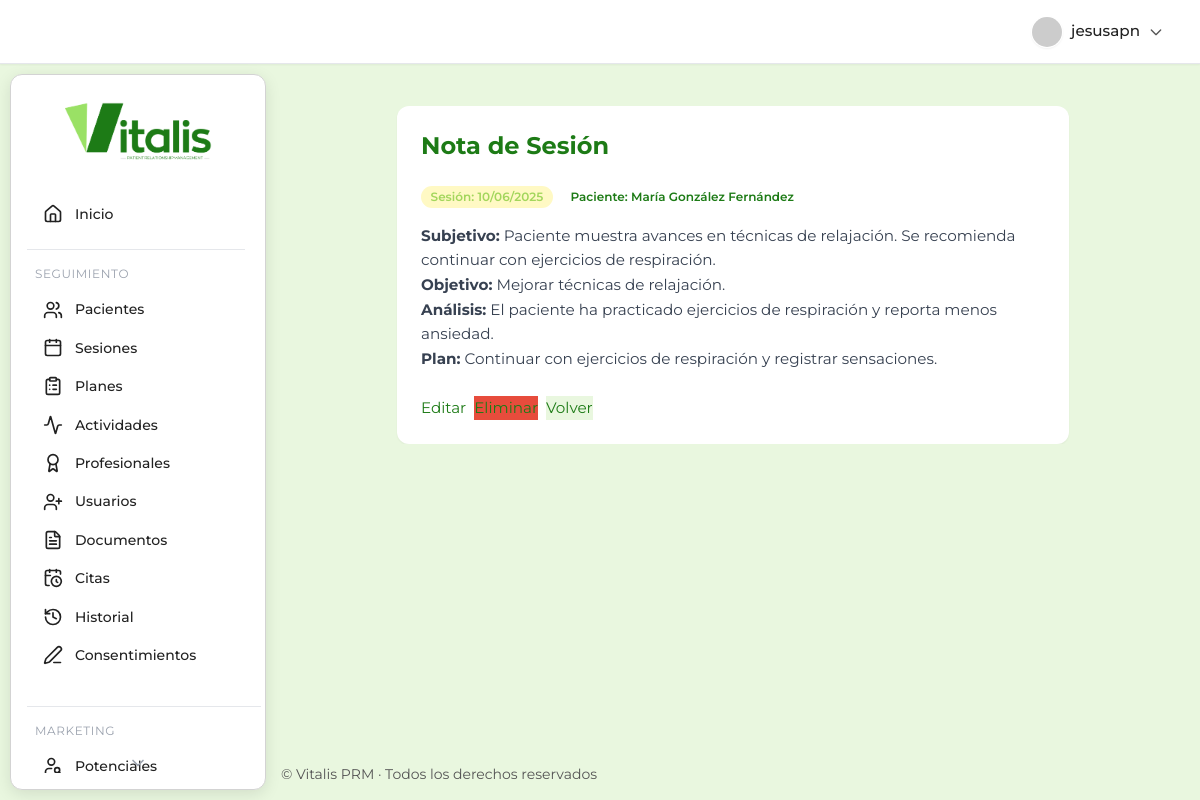
The app's page /consultorio/notas/1/ (signed in) with its own data.
### prm_salud/consultorio/models.py (models this page shows, shortened)
class NotaSesion(models.Model):
    VALORACION_CHOICES = [(i, str(i)) for i in range(1, 11)] # Escala del 1 al 10
    sesion = models.OneToOneField(Sesion, on_delete=models.CASCADE, related_name='nota_sesion', verbose_name="Sesión")
    paciente = models.ForeignKey(Paciente, on_delete=models.CASCADE, related_name='notas_sesion', verbose_name="Paciente")
    profesional = models.ForeignKey(Profesional, on_delete=models.CASCADE, related_name='notas_creadas', verbose_name="Profesional")
    fecha_nota = models.DateField(auto_now_add=True, verbose_name="Fecha de Nota")
    subjetivo = models.TextField(blank=True, verbose_name="Subjetivo (S)")
    objetivo = models.TextField(blank=True, verbose_name="Objetivo (O)")
    analisis = models.TextField(blank=True, verbose_name="Análisis (A)")
    plan = models.TextField(blank=True, verbose_name="Plan (P)")
    diagnostico_dsm = models.CharField(max_length=100, blank=True, null=True, verbose_name="Diagnóstico (DSM-5)")
    progreso_subjetivo_paciente = models.IntegerField(blank=True, null=True, choices=VALORACION_CHOICES, verbose_name="Progreso Subjetivo del Paciente (1-10)")
    progreso_objetivo_profesional = models.IntegerField(blank=True, null=True, choices=VALORACION_CHOICES, verbose_name="Progreso Objetivo del Profesional (1-10)")
    tareas_asignadas = models.TextField(blank=True, verbose_name="Tareas Asignadas")
    temas_abordados = models.CharField(max_length=255, blank=True, verbose_name="Temas Abordados (Separar por comas)")
    generated_summary = models.TextField(blank=True, null=True, verbose_name="Resumen Generado por IA")
    etiquetas = TaggableManager(blank=True) # Requiere migración y posible uso de django-taggit
    class Meta:
        verbose_name = "Nota de Sesión"
        verbose_name_plural = "Notas de Sesión"
        ordering = ['-fecha_nota']

class Sesion(models.Model):
    paciente = models.ForeignKey(Paciente, on_delete=models.CASCADE, related_name='sesiones', verbose_name="Paciente")
    profesional = models.ForeignKey(Profesional, on_delete=models.CASCADE, related_name='sesiones_atendidas', verbose_name="Profesional")
    fecha_sesion = models.DateField(verbose_name="Fecha de Sesión")
    hora_inicio = models.TimeField(verbose_name="Hora de Inicio")
    hora_fin = models.TimeField(verbose_name="Hora de Fin")
    duracion_minutos = models.IntegerField(blank=True, null=True, verbose_name="Duración (minutos)") # Se calcula en el método save
    tipo_sesion = models.CharField(
        max_length=50,
        choices=[
            ('Primera Consulta', 'Primera Consulta'),
            ('Seguimiento Individual', 'Seguimiento Individual'),
            ('Terapia de Pareja', 'Terapia de Pareja'),
            ('Terapia Familiar', 'Terapia Familiar'),
            ('Online', 'Online'),
            ('Presencial', 'Presencial'),
            ('Evaluación', 'Evaluación')
        ],
        verbose_name="Tipo de Sesión"
    )
    estado_sesion = models.CharField(
        max_length=30,  # Aumentado para soportar el valor más largo
        choices=[
            ('Programada', 'Programada'),
            ('Confirmada', 'Confirmada'),
            ('Realizada', 'Realizada'),
            ('Cancelada_Profesional', 'Cancelada por Profesional'),
            ('Cancelada_Paciente', 'Cancelada por Paciente'),
            ('No_Asistida', 'No Asistida')
        ],
        default='Programada',
        verbose_name="Estado de Sesión"
    )
    motivo_cancelacion = models.TextField(blank=True, null=True, verbose_name="Motivo de Cancelación")
    class Meta:
        verbose_name = "Sesión"
        verbose_name_plural = "Sesiones"
        ordering = ['-fecha_sesion', '-hora_inicio'] # Ordenar por fecha y hora descendente
    def save(self, *args, **kwargs):
        if self.hora_inicio and self.hora_fin:
            from datetime import datetime
            start_dt = datetime.combine(self.fecha_sesion, self.hora_inicio)
            end_dt = datetime.combine(self.fecha_sesion, self.hora_fin)
            self.duracion_minutos = int((end_dt - start_dt).total_seconds() / 60)
        super().save(*args, **kwargs)

class Paciente(models.Model):
    id_paciente = models.CharField(max_length=50, unique=True, editable=False, primary_key=True) # ID único generado
    nombres = models.CharField(max_length=100, verbose_name="Nombres")
    apellidos = models.CharField(max_length=100, verbose_name="Apellidos")
    fecha_nacimiento = models.DateField(verbose_name="Fecha de Nacimiento")
    genero = models.CharField(
        max_length=20,
        choices=[
            ('Femenino', 'Femenino'),
            ('Masculino', 'Masculino'),
            ('Prefiero no decir', 'Prefiero no decir')
        ],
        verbose_name="Género"
    )
    cedula_identidad = models.CharField(max_length=20, unique=True, verbose_name="Cédula de Identidad")
    telefono = models.CharField(max_length=20, blank=True, null=True, verbose_name="Teléfono")
    email = models.EmailField(blank=True, null=True, verbose_name="Email")
    direccion = models.CharField(max_length=255, blank=True, null=True, verbose_name="Dirección")
    estado_paciente = models.CharField(
        max_length=20,
        choices=[
            ('Activo', 'Activo'),
            ('En Pausa', 'En Pausa'),
            ('Dado de Alta', 'Dado de Alta'),
            ('No Acude', 'No Acude'),
            ('Nuevo', 'Nuevo')
        ],
        default='Activo',
        verbose_name="Estado del Paciente"
    )
    fecha_registro = models.DateField(auto_now_add=True, verbose_name="Fecha de Registro")
    fuente_referencia = models.CharField(
        max_length=50,
        choices=[
            ('Recomendación de Paciente', 'Recomendación de Paciente'),
            ('Redes Sociales', 'Redes Sociales'),
            ('Google Ads', 'Google Ads'),
            ('Otro Profesional de Salud', 'Otro Profesional de Salud'),
            ('Directo', 'Directo'),
            ('Desconocido', 'Desconocido')
        ],
        default='Desconocido',
        verbose_name="Fuente de Referencia"
    )
    motivo_principal_consulta_inicial = models.TextField(blank=True, null=True, verbose_name="Motivo Principal de Consulta Inicial")
    estado_inicial_valoracion = models.CharField(max_length=50, blank=True, null=True, verbose_name="Estado Inicial de Valoración")
    foto = models.ImageField(upload_to='pacientes/fotos/', blank=True, null=True, verbose_name="Foto")
    foto_offset_x = models.PositiveSmallIntegerField(default=50, verbose_name="Posición X de la Foto")
    foto_offset_y = models.PositiveSmallIntegerField(default=50, verbose_name="Posición Y de la Foto")
    class Meta:
        verbose_name = "Paciente"
        verbose_name_plural = "Pacientes"
        ordering = ['apellidos', 'nombres'] # Ordenar por apellido y nombre por defecto

### prm_salud/consultorio/views.py (the view)
# urls.py: path('notas/<int:pk>/', views.NotaSesionDetailView.as_view(), name='nota_detail'),
class NotaSesionDetailView(DetailView):
    model = NotaSesion
    template_name = 'consultorio/notas/nota_detail.html'
    context_object_name = 'nota'

### prm_salud/consultorio/templates/consultorio/notas/nota_detail.html (shortened to what this page needs)
{% extends 'consultorio/base.html' %}
{% block content %}
<div class="max-w-2xl mx-auto card mt-8 bg-white shadow-sm rounded-xl p-6">
  <h1 class="text-2xl font-bold mb-6">Nota de Sesión</h1>
  <div class="mb-4 flex flex-wrap gap-2">
    <span class="badge badge-warning">
      Sesión: {{ nota.sesion.fecha_sesion|date:'d/m/Y' }}
    </span>
    <span class="badge">
      Paciente: {{ nota.sesion.paciente.nombres }} {{ nota.sesion.paciente.apellidos }}
    </span>
  </div>
  <div class="mb-4 text-gray-700 leading-relaxed">
    <p><strong>Subjetivo:</strong> {{ nota.subjetivo }}</p>
    <p><strong>Objetivo:</strong> {{ nota.objetivo }}</p>
    <p><strong>Análisis:</strong> {{ nota.analisis }}</p>
    <p><strong>Plan:</strong> {{ nota.plan }}</p>
  </div>
  <div class="flex gap-2 mt-6">
    <a href="{% url 'consultorio:nota_update' nota.id %}" class="btn-primary">
      Editar
    </a>
    <a href="{% url 'consultorio:nota_delete' nota.id %}" class="btn-primary" style="background: var(--danger);">
      Eliminar
    </a>
    <a href="{% url 'consultorio:paciente_detail' nota.sesion.paciente.id_paciente %}" class="btn-primary" style="background: var(--bg-light); color: var(--text-main);">
      Volver
    </a>
  </div>
</div>
{% endblock %}

### prm_salud/consultorio/templates/consultorio/base.html (shortened to what this page needs)
{% load static %}
<!DOCTYPE html>
<html lang="es">
  <head>
    <link
      href="https://cdn.jsdelivr.net/npm/tailwindcss@2.2.19/dist/tailwind.min.css"
      rel="stylesheet"
    />
    <link
      rel="stylesheet"
      href="https://cdn.jsdelivr.net/npm/flatpickr/dist/flatpickr.min.css"
    />
    <link rel="stylesheet" href="{% static 'consultorio/css/main.css' %}" />
  </head>
  <body class="main-body-layout bg-[#e9f7df] text-text-main font-montserrat">
    <header
      class="flex justify-end items-center px-6 py-3 shadow-sm sticky top-0 left-0 right-0 z-20 w-full header-modern border-b border-gray-200"
    >
      <div class="relative">
        {% if user.is_authenticated %}
        <button
          id="user-menu-btn"
          onclick="toggleUserDropdown()"
          class="flex items-center gap-2 rounded-full px-3 py-1 hover:bg-gray-100 focus:outline-none focus:ring-2 focus:ring-primary"
        >
          <img
            src="https://ui-avatars.com/api/?name={{ user.get_full_name|default:user.username }}&background=4f46e5&color=fff&rounded=true&size=32"
            alt="Avatar"
            class="rounded-full shadow-sm border border-white"
          />
          <span class="font-medium"
            >{{ user.get_full_name|default:user.username }}</span
          >
          <svg
            fill="none"
            stroke="currentColor"
            stroke-width="2"
            stroke-linecap="round"
            stroke-linejoin="round"
            viewBox="0 0 24 24"
            class="w-4 h-4 text-gray-400"
          >
            <path d="M19 9l-7 7-7-7"></path>
          </svg>
        </button>
        {% endif %} {% block header_actions %}{% endblock %}
      </div>
    </header>
    <div class="content-wrapper">
      <aside
        class="sidebar-card-container"
        style="
          top: calc(64px + 10px);
          left: 10px;
          height: calc(100vh - (64px + 10px) - 10px);
        "
      >
        <div class="flex justify-center items-center h-28">
          <a href="{% url 'consultorio:dashboard' %}">
            <img
              src="{% static 'consultorio/img/PRMlogo.png' %}"
              alt="Logo Vitalis PRM"
              class="h-16 transition-transform duration-200 hover:scale-105"
            />
          </a>
        </div>
        <nav
          id="sidebar-scroll"
          class="flex flex-col gap-2 px-4 pr-2 overflow-y-scroll hide-scrollbar relative"
        >
          <a
            href="{% url 'consultorio:dashboard' %}"
            class="sidebar-link flex items-center gap-3 py-3 px-3 rounded-lg {% if request.path == '/consultorio/' %}sidebar-active{% endif %}"
          >
            <i data-lucide="home" class="w-5 h-5"></i><span>Inicio</span>
          </a>
          <div class="mt-2 border-t border-gray-200 pt-4 mr-4">
            <h3
              class="text-xs text-gray-400 uppercase tracking-wider mb-2 ml-2"
            >
              Seguimiento
            </h3>
            <a
              href="{% url 'consultorio:paciente_list' %}"
              class="sidebar-link flex items-center gap-3 py-3 px-3 rounded-lg {% if 'pacientes' in request.path %}sidebar-active{% endif %}"
            >
              <i data-lucide="users" class="w-5 h-5"></i><span>Pacientes</span>
            </a>
            <a
              href="{% url 'consultorio:sesion_list' %}"
              class="sidebar-link flex items-center gap-3 py-3 px-3 rounded-lg {% if 'sesiones' in request.path %}sidebar-active{% endif %}"
            >
              <i data-lucide="calendar" class="w-5 h-5"></i
              ><span>Sesiones</span>
            </a>
            <a
              href="{% url 'consultorio:plan_list' %}"
              class="sidebar-link flex items-center gap-3 py-3 px-3 rounded-lg {% if 'planes' in request.path %}sidebar-active{% endif %}"
            >
              <i data-lucide="clipboard-list" class="w-5 h-5"></i
              ><span>Planes</span>
            </a>
            <a
              href="{% url 'consultorio:actividad_list' %}"
              class="sidebar-link flex items-center gap-3 py-3 px-3 rounded-lg {% if 'actividades' in request.path %}sidebar-active{% endif %}"
            >
              <i data-lucide="activity" class="w-5 h-5"></i
              ><span>Actividades</span>
            </a>
            <a
              href="{% url 'consultorio:profesional_list' %}"
              class="sidebar-link flex items-center gap-3 py-3 px-3 rounded-lg {% if 'profesionales' in request.path %}sidebar-active{% endif %}"
            >
              <i data-lucide="award" class="w-5 h-5"></i
              ><span>Profesionales</span>
            </a>
            <a
              href="{% url 'consultorio:user_list' %}"
              class="sidebar-link flex items-center gap-3 py-3 px-3 rounded-lg {% if 'usuarios' in request.path %}sidebar-active{% endif %}"
            >
              <i data-lucide="user-plus" class="w-5 h-5"></i
              ><span>Usuarios</span>
            </a>
            <a
              href="{% url 'consultorio:documentopaciente_list' %}"
              class="sidebar-link flex items-center gap-3 py-3 px-3 rounded-lg {% if 'documentos' in request.path %}sidebar-active{% endif %}"
            >
              <i data-lucide="file-text" class="w-5 h-5"></i
              ><span>Documentos</span>
            </a>
            <a
              href="{% url 'consultorio:cita_list' %}"
              class="sidebar-link flex items-center gap-3 py-3 px-3 rounded-lg {% if 'citas' in request.path %}sidebar-active{% endif %}"
            >
              <i data-lucide="calendar-clock" class="w-5 h-5"></i
              ><span>Citas</span>
            </a>
            <a
              href="{% url 'consultorio:historialcambios_list' %}"
              class="sidebar-link flex items-center gap-3 py-3 px-3 rounded-lg {% if 'historiales' in request.path %}sidebar-active{% endif %}"
            >
              <i data-lucide="history" class="w-5 h-5"></i
              ><span>Historial</span>
            </a>
            <a
              href="{% url 'consultorio:consentimiento_list' %}"
              class="sidebar-link flex items-center gap-3 py-3 px-3 rounded-lg {% if 'consentimientos' in request.path %}sidebar-active{% endif %}"
            >
              <i data-lucide="pen-line" class="w-5 h-5"></i
              ><span>Consentimientos</span>
            </a>
          </div>
          <div class="mt-6 border-t border-gray-200 pt-4">
            <h3
              class="text-xs text-gray-400 uppercase tracking-wider mb-2 ml-2"
            >
              Marketing
            </h3>
            <a
              href="{% url 'consultorio:pacientepotencial_list' %}"
              class="sidebar-link flex items-center gap-3 py-3 px-3 rounded-lg {% if 'marketing/potenciales' in request.path %}sidebar-active{% endif %}"
            >
              <i data-lucide="user-search" class="w-5 h-5"></i
              ><span>Potenciales</span>
            </a>
          </div>
        </nav>
        <div id="scroll-indicator" class="flex justify-center -mt-2">
          <i
            data-lucide="chevron-down"
            class="w-5 h-5 text-gray-400 animate-bounce"
          ></i>
        </div>
      </aside>
      <main class="flex-1 overflow-auto main-content-offset">
        {% block content %}{% endblock %}
      </main>
    </div>
    <footer
      class="text-sm text-text-main py-4 mt-auto"
      style="
        border-top: none;
        text-align: left;
        padding-left: calc(16rem + 20px + 5px);
      "
    >
      &copy; {{ now|date:"Y" }} Vitalis PRM · Todos los derechos reservados
    </footer>
  </body>
</html>

### records on screen
NotaSesion: sesion.fecha_sesion "10/06/2025", sesion.paciente.nombres "María González", sesion.paciente.apellidos "Fernández", subjetivo "Paciente muestra avances en técnicas de relajación. Se recomienda continuar con ejercicios de respiración.", objetivo "Mejorar técnicas de relajación.", analisis "El paciente ha practicado ejercicios de respiración y reporta menos ansiedad.", plan "Continuar con ejercicios de respiración y registrar sensaciones."

### other values on screen
{{ user.get_full_name|default:user.username }} "jesusapn"
